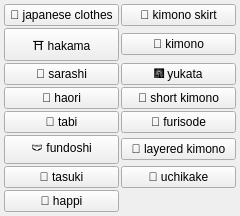
<?xml version="1.0" encoding="UTF-8"?>
<ui version="4.0">
 <class>clothes_japanese_clothes_menu</class>
 <widget class="QWidget" name="clothes_japanese_clothes_menu">
  <property name="geometry">
   <rect><x>0</x><y>0</y><width>240</width><height>60</height></rect>
  </property>
  <layout class="QGridLayout" name="grid">
   <property name="leftMargin"><number>4</number></property>
   <property name="topMargin"><number>4</number></property>
   <property name="rightMargin"><number>4</number></property>
   <property name="bottomMargin"><number>4</number></property>
   <property name="horizontalSpacing"><number>2</number></property>
   <property name="verticalSpacing"><number>2</number></property>
   <item row="0" column="0">
    <widget class="QPushButton" name="chk_japanese_clothes">
     <property name="checkable"><bool>true</bool></property>
     <property name="text"><string>👘 japanese clothes</string></property>
     <property name="tags" stdset="0"><string>japanese clothes</string></property>
     <property name="group" stdset="0"><string>japanese_clothes</string></property>
    </widget>
   </item>
   <item row="1" column="0">
    <widget class="QPushButton" name="chk_hakama">
     <property name="checkable"><bool>true</bool></property>
     <property name="text"><string>⛩️ hakama</string></property>
     <property name="tags" stdset="0"><string>hakama</string></property>
     <property name="group" stdset="0"><string>japanese_clothes</string></property>
    </widget>
   </item>
   <item row="2" column="0">
    <widget class="QPushButton" name="chk_sarashi">
     <property name="checkable"><bool>true</bool></property>
     <property name="text"><string>🥋 sarashi</string></property>
     <property name="tags" stdset="0"><string>sarashi</string></property>
     <property name="group" stdset="0"><string>japanese_clothes</string></property>
    </widget>
   </item>
   <item row="3" column="0">
    <widget class="QPushButton" name="chk_haori">
     <property name="checkable"><bool>true</bool></property>
     <property name="text"><string>👘 haori</string></property>
     <property name="tags" stdset="0"><string>haori</string></property>
     <property name="group" stdset="0"><string>japanese_clothes</string></property>
    </widget>
   </item>
   <item row="4" column="0">
    <widget class="QPushButton" name="chk_tabi">
     <property name="checkable"><bool>true</bool></property>
     <property name="text"><string>🦶 tabi</string></property>
     <property name="tags" stdset="0"><string>tabi</string></property>
     <property name="group" stdset="0"><string>japanese_clothes</string></property>
    </widget>
   </item>
   <item row="5" column="0">
    <widget class="QPushButton" name="chk_fundoshi">
     <property name="checkable"><bool>true</bool></property>
     <property name="text"><string>🩲 fundoshi</string></property>
     <property name="tags" stdset="0"><string>fundoshi</string></property>
     <property name="group" stdset="0"><string>japanese_clothes</string></property>
    </widget>
   </item>
   <item row="6" column="0">
    <widget class="QPushButton" name="chk_tasuki">
     <property name="checkable"><bool>true</bool></property>
     <property name="text"><string>🎋 tasuki</string></property>
     <property name="tags" stdset="0"><string>tasuki</string></property>
     <property name="group" stdset="0"><string>japanese_clothes</string></property>
    </widget>
   </item>
   <item row="7" column="0">
    <widget class="QPushButton" name="chk_happi">
     <property name="checkable"><bool>true</bool></property>
     <property name="text"><string>🏮 happi</string></property>
     <property name="tags" stdset="0"><string>happi</string></property>
     <property name="group" stdset="0"><string>japanese_clothes</string></property>
    </widget>
   </item>
   <item row="0" column="1">
    <widget class="QPushButton" name="chk_kimono_skirt">
     <property name="checkable"><bool>true</bool></property>
     <property name="text"><string>👘 kimono skirt</string></property>
     <property name="tags" stdset="0"><string>kimono skirt</string></property>
     <property name="group" stdset="0"><string>japanese_clothes</string></property>
    </widget>
   </item>
   <item row="1" column="1">
    <widget class="QPushButton" name="chk_kimono">
     <property name="checkable"><bool>true</bool></property>
     <property name="text"><string>👘 kimono</string></property>
     <property name="tags" stdset="0"><string>kimono</string></property>
     <property name="group" stdset="0"><string>japanese_clothes</string></property>
    </widget>
   </item>
   <item row="2" column="1">
    <widget class="QPushButton" name="chk_yukata">
     <property name="checkable"><bool>true</bool></property>
     <property name="text"><string>🎆 yukata</string></property>
     <property name="tags" stdset="0"><string>yukata</string></property>
     <property name="group" stdset="0"><string>japanese_clothes</string></property>
    </widget>
   </item>
   <item row="3" column="1">
    <widget class="QPushButton" name="chk_short_kimono">
     <property name="checkable"><bool>true</bool></property>
     <property name="text"><string>👘 short kimono</string></property>
     <property name="tags" stdset="0"><string>short kimono</string></property>
     <property name="group" stdset="0"><string>japanese_clothes</string></property>
    </widget>
   </item>
   <item row="4" column="1">
    <widget class="QPushButton" name="chk_furisode">
     <property name="checkable"><bool>true</bool></property>
     <property name="text"><string>👘 furisode</string></property>
     <property name="tags" stdset="0"><string>furisode</string></property>
     <property name="group" stdset="0"><string>japanese_clothes</string></property>
    </widget>
   </item>
   <item row="5" column="1">
    <widget class="QPushButton" name="chk_layered_kimono">
     <property name="checkable"><bool>true</bool></property>
     <property name="text"><string>👘 layered kimono</string></property>
     <property name="tags" stdset="0"><string>layered kimono</string></property>
     <property name="group" stdset="0"><string>japanese_clothes</string></property>
    </widget>
   </item>
   <item row="6" column="1">
    <widget class="QPushButton" name="chk_uchikake">
     <property name="checkable"><bool>true</bool></property>
     <property name="text"><string>👘 uchikake</string></property>
     <property name="tags" stdset="0"><string>uchikake</string></property>
     <property name="group" stdset="0"><string>japanese_clothes</string></property>
    </widget>
   </item>
  </layout>
 </widget>
 <resources/>
 <connections/>
</ui>
